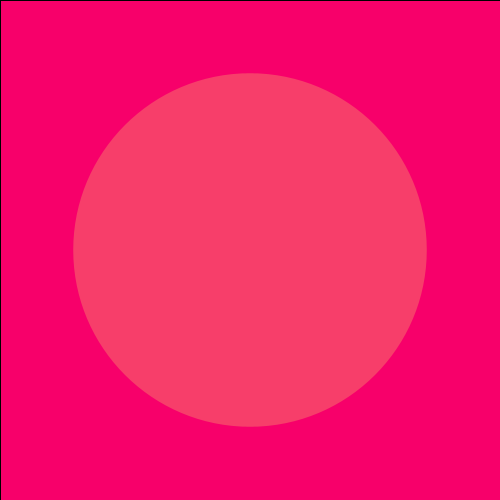
Frame 1 (no input)
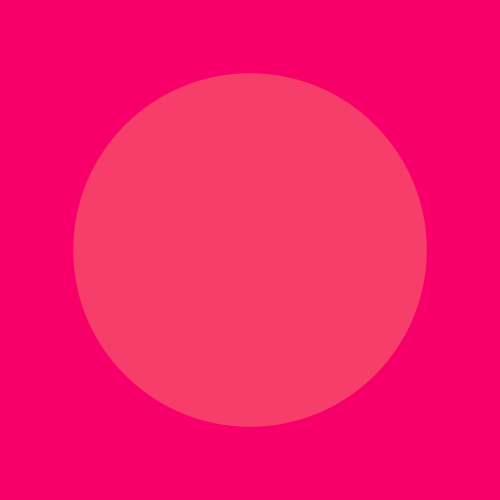
Frame 60 (the mouse pressed at the canvas centre just before this capture)
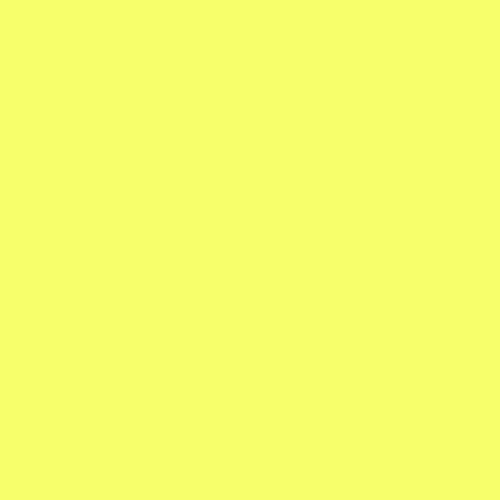
Frame 120 (the mouse held since frame 60 and released just before this capture)

The Processing sketch that drew these frames (run headless with seeded random() and noise(); from frame 60 on, the mouse is pressed at the canvas centre):

// Processing sketch: processing_105693
// ── processing_105693.pde

float distance;
void setup() {
  size(500, 500);
}


void draw() {



  for (int i=0;i<20;i++) {
    fill(247, dist(mouseX, mouseY, 0, 0), 106);
    rect(0, 0, width, height);
  }

  fill(247, 62, 106);
  distance=dist(mouseX, mouseY, width/2, height/2);
  noStroke();
  ellipse(width/2, height/2, distance, distance);
} 
